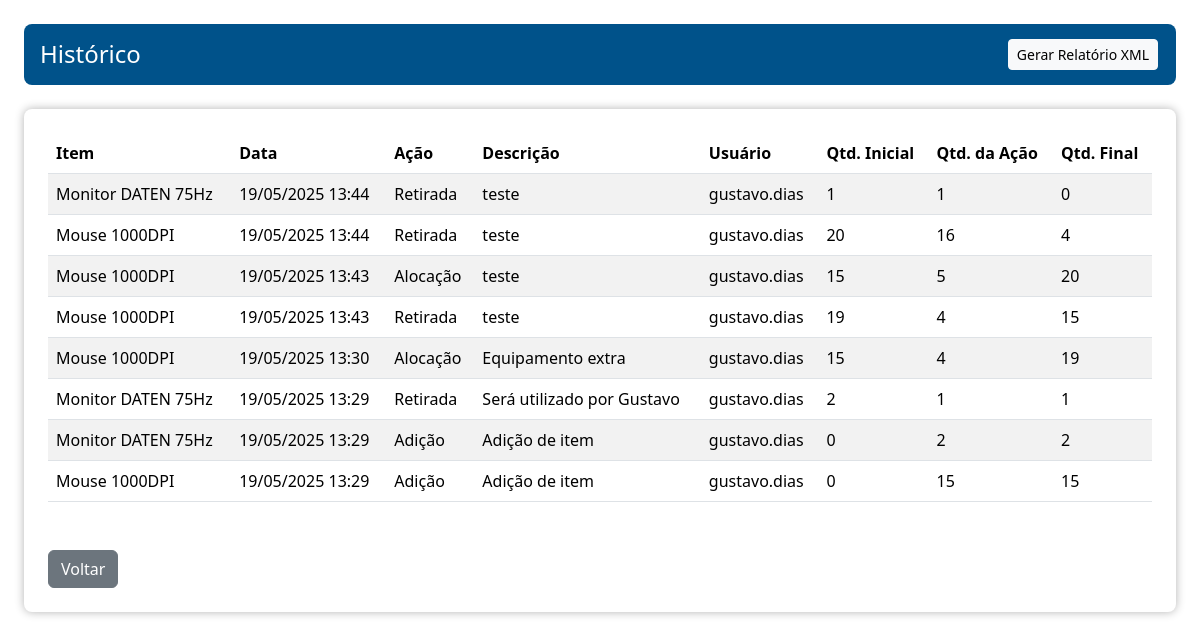
The page /historico/ (signed in) on the database as committed earlier.
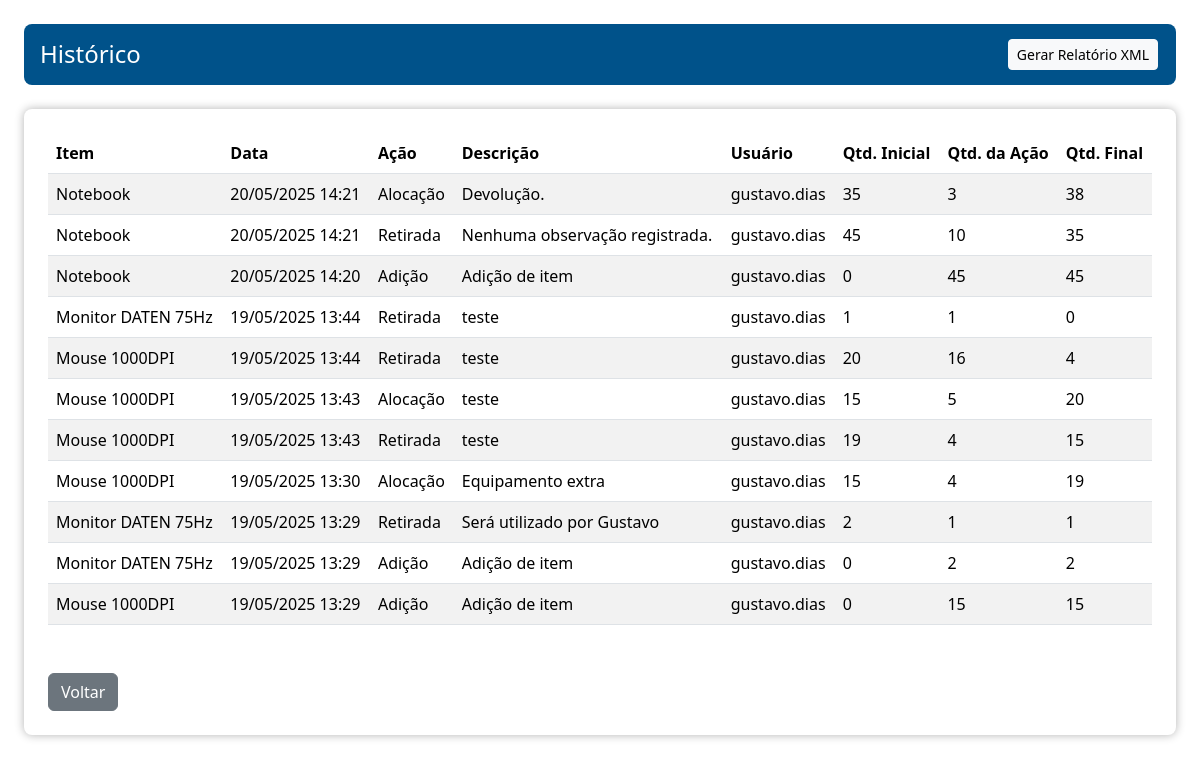
The same page on the database as committed later.
### almoxarifado/models.py (models this page shows, shortened)
class HistoricoItem(models.Model):
    TIPO_ACAO = (
        ('ALOCACAO', 'Alocação'),
        ('RETIRADA', 'Retirada'),
        ('ADICAO', 'Adição'),
    )
    item = models.ForeignKey(Item, on_delete=models.CASCADE)
    usuario = models.CharField(max_length=100)
    data = models.DateTimeField(auto_now_add=True)
    tipo = models.CharField(max_length=10, choices=TIPO_ACAO)
    descricao = models.CharField(max_length=500)
    quantidade_inicial = models.IntegerField()
    quantidade = models.IntegerField()
    quantidade_final = models.IntegerField()

class Item(models.Model):
    nome = models.CharField(max_length=255)
    quantidade_total = models.IntegerField()

### almoxarifado/views.py (the view)
# urls.py: path('historico/', views.historico_view, name='historico'),
@login_required
@required_almoxarifado
def historico_view(request):
    historicos = HistoricoItem.objects.all().order_by('-data')
    return render(request, 'historico.html', {'historicos': historicos})

### almoxarifado/templates/historico.html
{% extends "template.html" %}
{% load static %}
{% block main %}
<div class="w-100">
    <div class="d-flex p-2 m-4 rounded-3 justify-content-between align-items-center text-white" style="background-color: #00528A;">
        <h4 class="d-flex align-items-center justify-content-center flex-row p-0 m-2 text-white">Histórico</h4>
        <a href="{% url 'almoxarifado:gerar_relatorio' %}" class="btn btn-light btn-sm text-black" style="margin-right: 10px;">Gerar Relatório XML</a>
    </div>
    <div class="d-flex flex-column align-items-start p-2 m-4 rounded-3 bg-white" style="box-shadow: 0px 0px 10px rgba(0, 0, 0, 0.3);">
        <div class="m-3" style="width: calc(100% - 32px);">
            <table class="table table-striped table-hover">
                <thead>
                    <tr>
                        <th>Item</th>
                        <th>Data</th>
                        <th>Ação</th>
                        <th>Descrição</th>
                        <th>Usuário</th>
                        <th>Qtd. Inicial</th>
                        <th>Qtd. da Ação</th>
                        <th>Qtd. Final</th>
                    </tr>
                </thead>
                <tbody>
                    {% if historicos %}
                    {% for h in historicos %}
                    <tr>
                        <td>{{ h.item.nome }}</td>
                        <td>{{ h.data|date:"d/m/Y H:i" }}</td>
                        <td>{{ h.get_tipo_display }}</td>
                        <td>{{ h.descricao }}</td>
                        <td>{{ h.usuario }}</td>
                        <td>{{ h.quantidade_inicial }}</td>
                        <td>{{ h.quantidade }}</td>
                        <td>{{ h.quantidade_final }}</td>
                    </tr>
                    {% endfor %}
                    {% else %}
                    <tr>
                        <td colspan="8" class="text-center">Nenhum histórico encontrado.</td>
                    </tr>
                    {% endif %}
                </tbody>
            </table>
        </div>
        <a href="{% url 'almoxarifado:almoxarifado' %}" class="btn btn-secondary m-3">Voltar</a>
    </div>
</div>
{% endblock %}

Rows that differ between the two databases and show on the page:
added HistoricoItem: item.nome "Notebook", data "20/05/2025 14:21", tipo "Alocação", descricao "Devolução.", usuario "gustavo.dias", quantidade_inicial "35", quantidade "3", quantidade_final "38"
added HistoricoItem: item.nome "Notebook", data "20/05/2025 14:21", tipo "Retirada", descricao "Nenhuma observação registrada.", usuario "gustavo.dias", quantidade_inicial "45", quantidade "10", quantidade_final "35"
added HistoricoItem: item.nome "Notebook", data "20/05/2025 14:20", tipo "Adição", descricao "Adição de item", usuario "gustavo.dias", quantidade_inicial "0", quantidade "45", quantidade_final "45"
